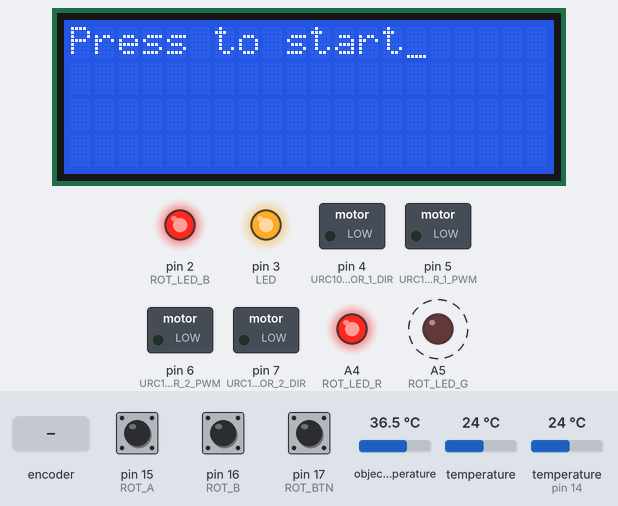
Recording of a sketch running on a simulated Arduino Uno, built with avr-gcc and run on an emulated ATmega328P. Shown: 20×4 character LCD, switched loads named in the sketch (green lamp = pin HIGH), output pins drawn as LEDs (lit = HIGH). Dashed ring = blinking. Inputs (shaded band) come from the test bench; at power-on: pin 17 (ROT_BTN) HIGH, object temperature 36.5 °C, pin 15 (ROT_A) HIGH, pin 16 (ROT_B) HIGH, temperature 24 °C, temperature (sensor on pin 14) 24 °C. What the sketch prints to the serial monitor is not drawn.

Above: at 1.2 s.
1.3 s: pin 17 (ROT_BTN) pulsed LOW 2 times (0.12 s each, 0.3 s apart)
At 4.5 s:
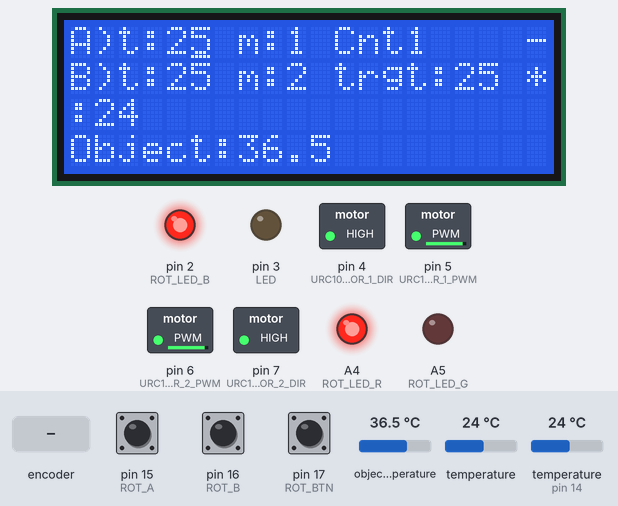
4.9 s: object temperature set to 20 °C
At 6.4 s:
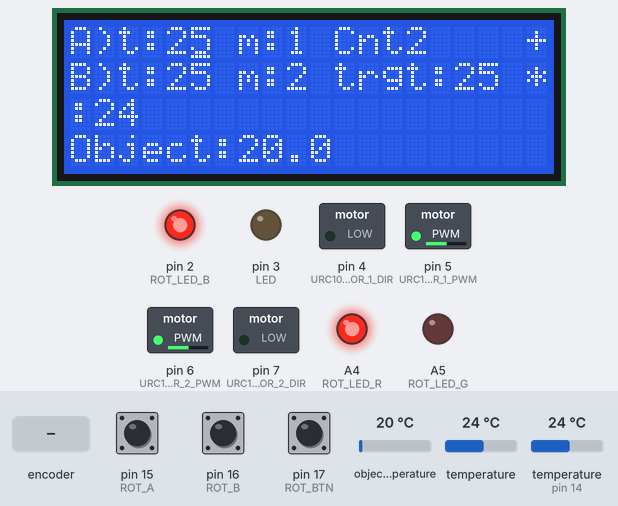
7.9 s: rotary encoder on pin 15 (ROT_A) / pin 16 (ROT_B) turned 1 step (first pin leading)
At 8.6 s:
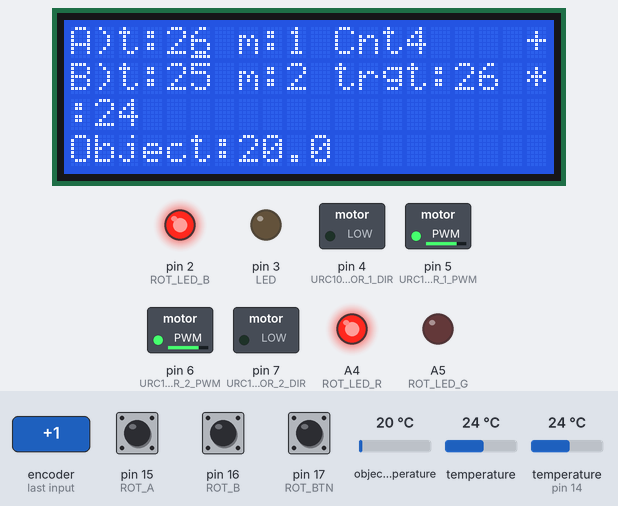
10.8 s: pin 17 (ROT_BTN) pulled LOW for 0.15 s
At 12.7 s:
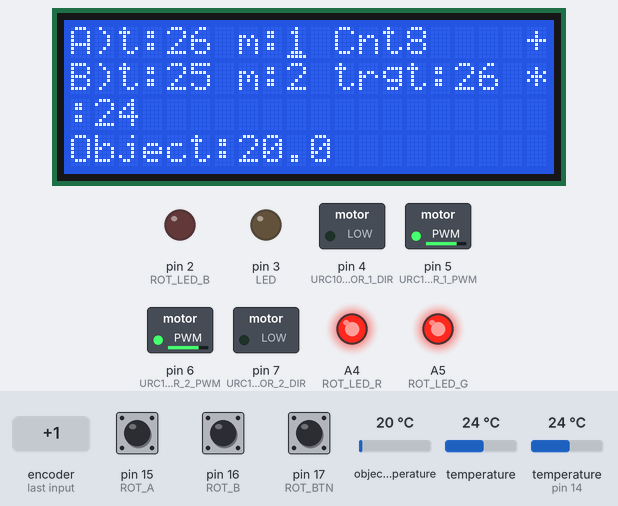
13.9 s: object temperature set to 26 °C
At 15.5 s:
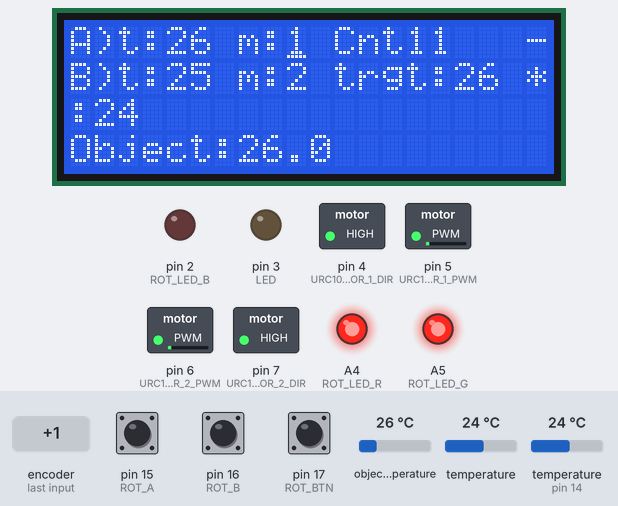
16.9 s: pin 17 (ROT_BTN) pulled LOW for 1 s
At 17.8 s:
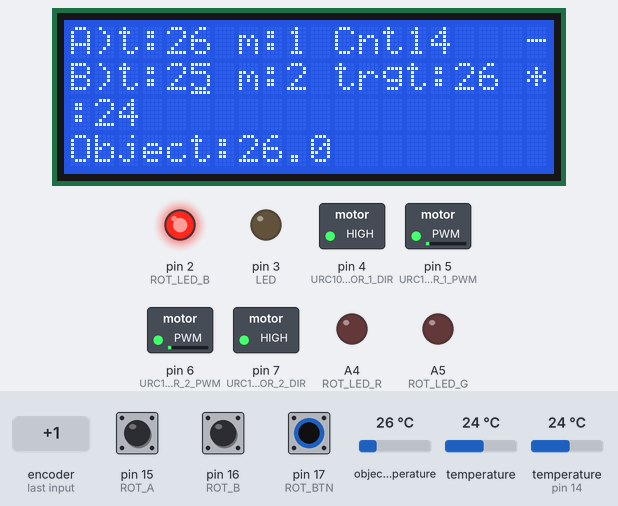
Timing chart, 0 to 65.4 s (numbered marks = the images above; inputs shaded):
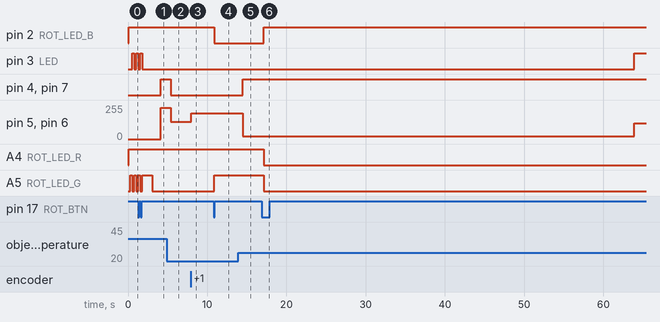

The sketch:

2020_peltier_2motor_thermalcycle.ino
```cpp
//This program runs a feedback thermocycle assay on two peltier arrays with the format A-B-A
// A = Temp1 and Time1
// B = Temp2 and Time2

#include <DallasTemperature.h> //One wire temperature sensors
#include <OneWire.h>
#include <LiquidCrystal.h>

#include <Wire.h>
#include <Adafruit_MLX90614.h> //IR temperature sensor
Adafruit_MLX90614 mlx = Adafruit_MLX90614();

unsigned long startTime; //store time at which the program is started after 1st click
unsigned long currentTime; //store time that the program has been running after 1st click

//thermalcycle variables
int tempPercent; //percent difference from sensor and target temp
int absTempPercent;
int rateAdjust; //adjusted rate of PWM power based
int constRateAdjust; // contrained to 0-255

//Rotary menu
const int clickMenu1 = 0; //part A Temp
const int clickMenu2 = 1; //part A Time
const int clickMenu3 = 2; //part B Temp
const int clickMenu4 = 3; //part B Time
const int clickMenu5 = 4; //cancel
const int menuLast = clickMenu5;
int progAbort = 0;

//Rotary variables for setting assay
int partATemp = 25; //part A is the first and last period
int partBTemp = 25; //part B is the middle period

int partAMin = 1; // Minutes
int partBMin = 2;

unsigned long partAMilli;   // Milli seconds
unsigned long partBMilli;

//PWM array variables
byte M1ArrayPower = 0; //Motor1 Array of Peltiers
byte M2ArrayPower = 0;
char peltierPower[4];
bool cycle_end = false; //triggered when cycle ends

#define ROT_PORT PORTC
#define ROT_PIN PINC
#define ROT_A _BV(1)
#define ROT_B _BV(2)
#define ROT_BTN _BV(3)
#define ROT_DELAY 110
#define ROT_BTN_DELAY 255

#define ROT_LED_R A4
#define ROT_LED_G A5
#define ROT_LED_B 2
#define ROT_LED_ON 0
#define ROT_LED_OFF 1

const int rs = 8, en = 9, d4 = 10, d5 = 11, d6 = 12, d7 = 13;
LiquidCrystal lcd(rs, en, d4, d5, d6, d7);

#define URC10_MOTOR_1_DIR 4 // set motor for direction control
#define URC10_MOTOR_1_PWM 5 // set PWM for power control

#define URC10_MOTOR_2_DIR 7 // set motor for direction control
#define URC10_MOTOR_2_PWM 6 // set PWM for power control

#define COOL 1       // define direction for cooling effect
#define HEAT 0       // define direction for heating effect

OneWire  ds(14);  // on pin 10 (a 4.7K resistor is necessary)

void setup() { //////////////////////////////////////////////////////////////////////////////////////
  //Initialize serial and wait for port to open:
  Serial.begin(38400);//);
  while (!Serial) {
    ; // wait for serial port to connect. Needed for native USB port only
  }

  Serial.println("12\t30\t\n"); //set temp range before dynamic
  Serial.print(" ");

  mlx.begin(); // IR temperature sensor

  lcd.begin(20, 4);
  lcd.cursor();

  pinMode(14, OUTPUT);
  pinMode(3, OUTPUT); // 850nm LED for signaling program stage

  pinMode(URC10_MOTOR_1_DIR, OUTPUT);
  digitalWrite(URC10_MOTOR_1_DIR, HEAT);
  pinMode(URC10_MOTOR_1_PWM, OUTPUT);

  pinMode(URC10_MOTOR_2_DIR, OUTPUT);
  digitalWrite(URC10_MOTOR_2_DIR, HEAT);
  pinMode(URC10_MOTOR_2_PWM, OUTPUT);

  // rotory encoder
  OCR2A = ROT_DELAY;
  TCCR2B = 0;
  TCCR2A = _BV(WGM20);
  TIFR2 |= _BV(OCF2A);
  TIMSK2 |= _BV(OCIE2A);

  ROT_PORT |= ROT_A | ROT_B;
  PCMSK1 |= ROT_A | ROT_B | ROT_BTN;
  PCIFR |= _BV(PCIF1);
  PCICR |= _BV(PCIE1);

  pinMode(ROT_LED_R, OUTPUT);
  pinMode(ROT_LED_G, OUTPUT);
  pinMode(ROT_LED_B, OUTPUT);
  digitalWrite(ROT_LED_G, ROT_LED_OFF);
}

//reading rotory encoder
byte clamp255(int v) {
  if (v < 0)
    return 0;
  else if (v > 255)
    return 255;
  else
    return v;
}

volatile int _b = 0;
volatile byte _lastRot = 0;
volatile char _sign = 0;

// multi click rotary option
int rotButton(){
  return _b % (menuLast + 1);
}

// Impliment rotary click with multi click menu
ISR(TIMER2_COMPA_vect) {
  TCCR2B = 0;

  if (_sign == 0)
    _b++;
  else {
    if (rotButton() == clickMenu1)
      partATemp = clamp255(partATemp + _sign);
    else if (rotButton() == clickMenu2)
      partAMin = abs(clamp255(partAMin + _sign));
    else if (rotButton() == clickMenu3)
      partBTemp = clamp255(partBTemp + _sign);
    else if (rotButton() == clickMenu4)
      partBMin = abs(clamp255(partBMin + _sign));
    else if (rotButton() == clickMenu5)
      progAbort = _sign;
  }
}

ISR(PCINT1_vect) {
  byte _rot = ROT_PIN;
  if ((_lastRot ^ _rot) & ROT_A && (_rot & ROT_B) == 0) {
    if (_rot & ROT_A) {
      TCCR2B = 0;
    } else {
      _sign = -1;
      setDelay(ROT_DELAY);
    }
  }
  if ((_lastRot ^ _rot) & ROT_B && (_rot & ROT_A) == 0) {
    if (_rot & ROT_B) {
      TCCR2B = 0;
    } else {
      _sign = 1;
      setDelay(ROT_DELAY);
    }
  }
  if ((_lastRot ^ _rot) & ROT_BTN) {
    if (_rot & ROT_BTN) {
      TCCR2B = 0;
    } else {
      _sign = 0;
      setDelay(ROT_BTN_DELAY);
    }
  }

  _lastRot = _rot;
}

void setDelay(byte dly) {
  OCR2A = dly;
  TCNT2 = 1;
  TCCR2B = _BV(CS22) | _BV(CS20) | _BV(WGM22);
}

int nTempSensor = 0;

void loop(void) {//////////////////////////////////////////////////////////////////////////////////////
  if (millis() < 1000) {
    while (_b == 0){
      lcd.setCursor(0, 0);
      lcd.print("Press to start");
      digitalWrite(ROT_LED_R, ROT_LED_OFF);
      digitalWrite(ROT_LED_B, ROT_LED_OFF);
      digitalWrite(ROT_LED_G, ROT_LED_ON);
      delay(250);
      digitalWrite(ROT_LED_G, ROT_LED_OFF);
      digitalWrite(3, LOW);
      delay(250);
      digitalWrite(3, HIGH);
    }
    lcd.setCursor(0, 0);
    lcd.print("               ");
    lcd.setCursor(0, 0);
    lcd.print("Peltier Go!");
    digitalWrite(3, LOW);
    delay(1000);
    lcd.setCursor(0, 0);
    lcd.print("            ");
    startTime = millis();
    _b = 0;
  }

  //set LCD menu display
  lcd.setCursor(0, 0);
  lcd.print("A)");
  lcd.setCursor(2, 0);
  lcd.print("t:");
  lcd.print(partATemp);
  lcd.setCursor(7, 0);
  lcd.print("m:");
  lcd.print(partAMin);

  lcd.setCursor(0, 1);
  lcd.print("B)");
  lcd.setCursor(2, 1);
  lcd.print("t:");
  lcd.print(partBTemp);
  lcd.setCursor(7, 1);
  lcd.print("m:");
  lcd.print(partBMin);

  lcd.setCursor(19, 1);
  lcd.print("*"); //menu point for canceling program

  if (rotButton() == clickMenu1) { // multi click rotary option
    digitalWrite(ROT_LED_R, ROT_LED_OFF);
    digitalWrite(ROT_LED_B, ROT_LED_OFF);
    digitalWrite(ROT_LED_G, ROT_LED_ON);
    lcd.setCursor(5, 0);
  } else if (rotButton() == clickMenu2) {
    digitalWrite(ROT_LED_R, ROT_LED_OFF);
    digitalWrite(ROT_LED_B, ROT_LED_ON);
    digitalWrite(ROT_LED_G, ROT_LED_OFF);
    lcd.setCursor(9, 0);
  } else if (rotButton() == clickMenu3) {
    digitalWrite(ROT_LED_R, ROT_LED_ON);
    digitalWrite(ROT_LED_B, ROT_LED_OFF);
    digitalWrite(ROT_LED_G, ROT_LED_ON);
    lcd.setCursor(5, 1);
  } else if (rotButton() == clickMenu4) {
    digitalWrite(ROT_LED_R, ROT_LED_OFF);
    digitalWrite(ROT_LED_B, ROT_LED_ON);
    digitalWrite(ROT_LED_G, ROT_LED_ON);
    lcd.setCursor(9, 1);
  } else if (rotButton() == clickMenu5) {
    digitalWrite(ROT_LED_R, ROT_LED_ON);
    digitalWrite(ROT_LED_B, ROT_LED_OFF);
    digitalWrite(ROT_LED_G, ROT_LED_OFF);
    lcd.setCursor(19, 1);
  }

  byte i;
  byte present = 0;
  byte type_s;
  byte data[12];
  byte addr[8];
  float celsius_onewire;
  float celsius_IRambient;
  float celsius_IRobject;


  if ( !ds.search(addr)) {
    //Serial.println("No more addresses.");
    Serial.println();////
    ds.reset_search();
    delay(250);
    nTempSensor = 0;
    return;
  }

  if (OneWire::crc8(addr, 7) != addr[7]) {
      Serial.println("CRC is not valid!");
      return;
  }

  // the first ROM byte indicates which chip
  switch (addr[0]) {
    case 0x10:
      //Serial.println("  Chip = DS18S20");  // or old DS1820
      type_s = 1;
      break;
    case 0x28:
      //Serial.println("  Chip = DS18B20");
      type_s = 0;
      break;
    case 0x22:
      //Serial.println("  Chip = DS1822");
      type_s = 0;
      break;
    default:
      //Serial.println("Device is not a DS18x20 family device.");
      return;
  }

  ds.reset();
  ds.select(addr);
  ds.write(0x44, 1);        // start conversion, with parasite power on at the end

  delay(1000);     // maybe 750ms is enough, maybe not
  // we might do a ds.depower() here, but the reset will take care of it.

  present = ds.reset();
  ds.select(addr);
  ds.write(0xBE);         // Read Scratchpad


   for ( i = 0; i < 9; i++) {           // we need 9 bytes
    data[i] = ds.read();
   }

  // Convert the data to actual temperature
  // because the result is a 16 bit signed integer, it should
  // be stored to an "int16_t" type, which is always 16 bits
  // even when compiled on a 32 bit processor.
  int16_t raw = (data[1] << 8) | data[0];
  if (type_s) {
    raw = raw << 3; // 9 bit resolution default
    if (data[7] == 0x10) {
      // "count remain" gives full 12 bit resolution
      raw = (raw & 0xFFF0) + 12 - data[6];
    }
  } else {
    byte cfg = (data[4] & 0x60);
    // at lower res, the low bits are undefined, so let's zero them
    if (cfg == 0x00) raw = raw & ~7;  // 9 bit resolution, 93.75 ms
    else if (cfg == 0x20) raw = raw & ~3; // 10 bit res, 187.5 ms
    else if (cfg == 0x40) raw = raw & ~1; // 11 bit res, 375 ms
    //// default is 12 bit resolution, 750 ms conversion time
  }


  celsius_onewire = (float)raw / 16.0;
  Serial.print(celsius_onewire);
  Serial.print("\t");
  lcd.setCursor((nTempSensor) * 4, 2);
  lcd.print(":");
  lcd.print(celsius_onewire,0);
  nTempSensor++;

  celsius_IRambient = mlx.readAmbientTempC();
  celsius_IRobject = mlx.readObjectTempC();
  lcd.setCursor(0, 3);
  lcd.print("Object");
  lcd.print(":");
  lcd.print(celsius_IRobject,1);

  partAMilli = partAMin * 60000;
  partBMilli = partBMin * 60000;

  if (progAbort != 0) { //Determine if program is aborted
    tempPercent = 0;
    lcd.setCursor(11, 2);
    lcd.print("cAncElLeD");
    cycle_end = true;
    digitalWrite(ROT_LED_R, ROT_LED_OFF);
    digitalWrite(ROT_LED_B, ROT_LED_OFF);
    delay(250);

  } else { //determine the amount and direction of off target based on the time the assay is running
    currentTime = millis() - startTime;
    if(currentTime < partAMilli) {
      tempPercent = ((partATemp - celsius_IRobject)/partATemp) * 100;
      lcd.setCursor(11, 1);
      lcd.print("trgt:");
      lcd.print(partATemp);
      digitalWrite(3, LOW);
    } else if((currentTime > partAMilli) && (currentTime < (partBMilli + partAMilli))) {
      tempPercent = ((partBTemp - celsius_IRobject)/partBTemp) * 100;
      lcd.setCursor(11, 1);
      lcd.print("trgt:");
      lcd.print(partBTemp);
      digitalWrite(3, HIGH);
    } else if((currentTime > partAMilli + partBMilli) && (currentTime < (partBMilli + (partAMilli * 2)))) {
      //tempPercent = ((partATemp - celsius_IRobject)/partATemp) * 100;
      tempPercent = ((partATemp - celsius_IRobject)/partATemp) * 100;
      lcd.setCursor(11, 1);
      lcd.print("trgt:");
      lcd.print(partATemp);
      digitalWrite(3, LOW);
    } else {
      tempPercent = 0;
      lcd.setCursor(11, 1);
      lcd.print("End    ");
      digitalWrite(3, LOW);
      cycle_end = true;
    }
  }

  lcd.setCursor(11, 0);
  lcd.print("Cnt");
  lcd.print(currentTime / (1000)); //report seconds of program run time

  //set Peltier direction based on direction off target
  //Calculate rate adjusted power by polynomial scaling
  absTempPercent = abs(tempPercent);
  if (tempPercent > 0) {
    digitalWrite(URC10_MOTOR_1_DIR, HEAT);
    digitalWrite(URC10_MOTOR_2_DIR, HEAT);
    lcd.setCursor(19, 0);
    lcd.print("+");
    rateAdjust = (0.38 * (absTempPercent * absTempPercent)) + (0.21 * absTempPercent) - 10; // pow() works creates float variables
  } else if (tempPercent <= 0) {
    digitalWrite(URC10_MOTOR_1_DIR, COOL);
    digitalWrite(URC10_MOTOR_2_DIR, COOL);
    lcd.setCursor(19, 0);
    lcd.print("-");
    rateAdjust = (-0.75 * (absTempPercent * absTempPercent)) + (28 * absTempPercent) + 20; // pow() works creates float variables
  }

  if(rateAdjust > 255) { //constrain scaling to 255
    constRateAdjust = 255;
  } else {
    constRateAdjust = rateAdjust;
  }

  if(cycle_end == true){ // keeps rateadjust intercept from running peliters constantly when the cycles are over
    constRateAdjust = 0;
  }

  //set PWM byte from poynomial scaling
  M1ArrayPower = (byte) constRateAdjust;
  M2ArrayPower = (byte) constRateAdjust;
  Serial.print(M1ArrayPower);
  Serial.print("  ");
  Serial.print(currentTime);

  //send PWM value to Peltiers
  analogWrite(URC10_MOTOR_1_PWM, M1ArrayPower);
  analogWrite(URC10_MOTOR_2_PWM, M2ArrayPower);
}
```

Measured:
- after the input at 1.3 s, pin 3 (LED): goes on until 1.8 s, then stays LOW; pin 4 (URC10_MOTOR_1_DIR), pin 7 (URC10_MOTOR_2_DIR): LOW → HIGH after 2.8 s; pin 5 (URC10_MOTOR_1_PWM), pin 6 (URC10_MOTOR_2_PWM): 0/255 → 233/255 after 2.8 s; the display: first changes after 0.77 s (image 1 shows a later state)
- after the input at 4.9 s, pin 4 (URC10_MOTOR_1_DIR), pin 7 (URC10_MOTOR_2_DIR): HIGH → LOW after 0.51 s; pin 5 (URC10_MOTOR_1_PWM), pin 6 (URC10_MOTOR_2_PWM): 233/255 → 131/255 after 0.51 s; the display: first changes after 0.51 s (image 2 shows a later state)
- after the input at 7.9 s, pin 5 (URC10_MOTOR_1_PWM), pin 6 (URC10_MOTOR_2_PWM): 131/255 → 195/255 after 0.11 s
- after the input at 10.8 s, pin 2 (ROT_LED_B): HIGH → LOW after 0.08 s; A5 (ROT_LED_G): LOW → HIGH after 0.08 s
- after the input at 13.9 s, pin 4 (URC10_MOTOR_1_DIR), pin 7 (URC10_MOTOR_2_DIR): LOW → HIGH after 0.60 s; pin 5 (URC10_MOTOR_1_PWM), pin 6 (URC10_MOTOR_2_PWM): 195/255 → 20/255 after 0.60 s; the display: first changes after 0.60 s (image 5 shows a later state)
- after the input at 16.9 s, pin 2 (ROT_LED_B): LOW → HIGH after 0.21 s; A4 (ROT_LED_R), A5 (ROT_LED_G): HIGH → LOW after 0.21 s
- what the display in image 2 shows lasts 1.3 s, from 5.4 s to 6.7 s
